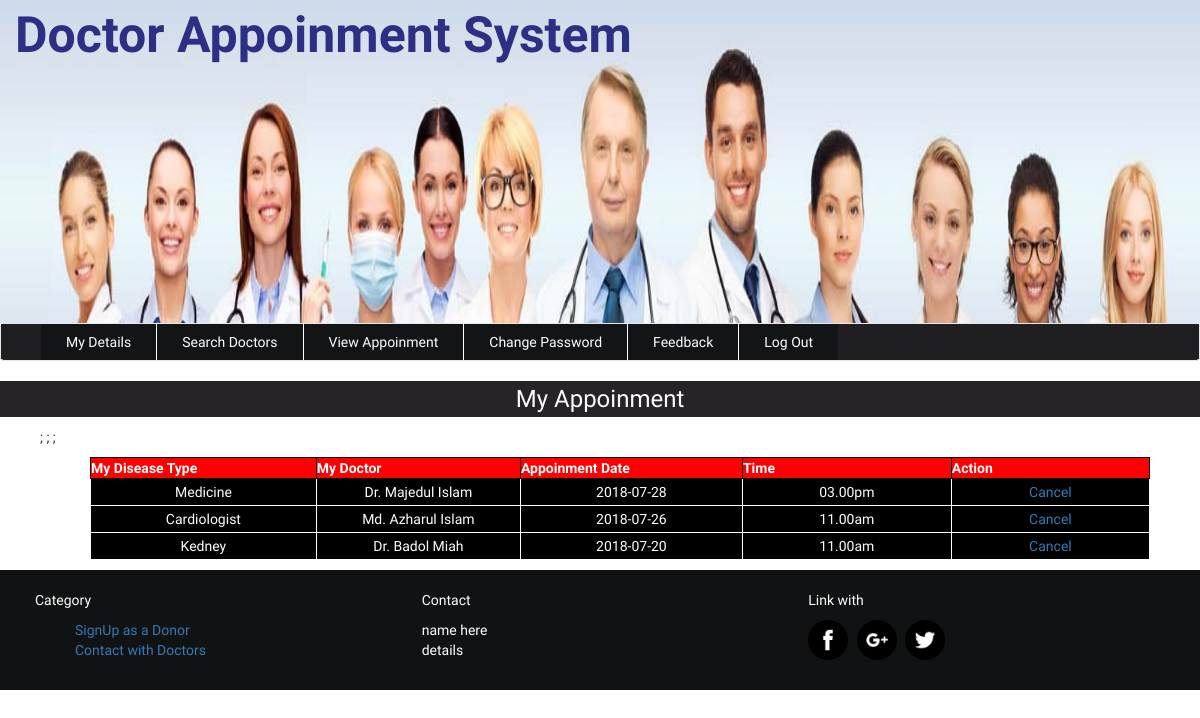
The page /patient/view_booking.php (signed in) on the database its author committed.
### tables this page shows
CREATE TABLE IF NOT EXISTS `booking` (
  `booking_id` int(22) NOT NULL AUTO_INCREMENT,
  `dname` varchar(22) NOT NULL,
  `userid` int(22) NOT NULL,
  `dcontact` varchar(22) NOT NULL,
  `expertise` varchar(22) NOT NULL,
  `fee` varchar(22) NOT NULL,
  `pname` varchar(22) NOT NULL,
  `pcontact` varchar(22) NOT NULL,
  `email` varchar(111) NOT NULL,
  `address` varchar(22) NOT NULL,
  `dates` date NOT NULL,
  `tyme` varchar(22) NOT NULL,
  `payment` varchar(22) NOT NULL,
  PRIMARY KEY (`booking_id`)
);

### patient/view_booking.php (the view, shortened to what this page needs)
<?php include('header.php'); ?>
<?php include('uptomenu.php'); ?>
	<div class="dashboard" style="background-color:#fff;">
		<h3 class="text-center" style="background-color:#272327;color: #fff;padding: 5px;">My Appoinment</h3>
	</div>
			<div class="all_user" style="margin-top:0px; margin-left: 40px;">
				<?php
					include('../config.php');
					$sql = " SELECT * FROM booking WHERE email = '".$_SESSION["email"]."'  ";
					$result = mysqli_query($conn,$sql);
					$count = mysqli_num_rows($result);
					if($count>=1){
						echo "<table border='1' align='center' cellpadding='32'>
							<tr>
								<th>My Disease Type</th>
								<th>My Doctor</th>
								<th>Appoinment Date</th>
								<th>Time</th>
								<th>Action</th>
							</tr>";
						while($row=mysqli_fetch_array($result)){
								echo "<tr>";
								echo "<td>".$row['expertise']."</td>";
								echo "<td>".$row['dname']."</td>";
								echo "<td>".$row['dates']."</td>";
								echo "<td>".$row['tyme']."</td>";
						?>
								<td><a href="cancelBooking.php?dates=<?php echo $row['dates'] ?>">Cancel</a></td>;
						<?php
								echo "</tr>";
						}
						echo "</table>";
					}
					else{
						print "<p align='center'>Sorry, No match found for your search result..!!!</p>";
					}
					?>
			</div>
 <?php include('footer.php'); ?>
	</div>
</body>
</html>

### patient/header.php (shortened to what this page needs)
<!DOCTYPE html>
<html>
<head>
	<link rel="stylesheet" href="css/bootstrap.min.css">
	<link rel="stylesheet" href="style.css">
</head>
<body>

### patient/uptomenu.php
<div class="container-fluid">
		<div class="header_top">
			<span style="font-size:50px;color:#2c2f84;font-weight:bolder;margin-left:15px;">Doctor Appoinment System</span>
		</div>
	<div class="navbar navbar-default nav">
		<nav class="menu">
			<ul>
				<li><a href="myDetails.php">My Details</a></li>
				<li><a href="search_doctor.php">Search Doctors </a></li>
				<li><a href="view_booking.php">View Appoinment</a></li>
				<li><a href="changepwd.php">Change Password</a></li>
				<li><a href="feedback.php">Feedback</a></li>
				<li><a href="logout.php">Log Out</a></li>
			</ul>
		</nav>
	</div>

### patient/footer.php
<footer>
	<div class="col-md-12 fsection">
		<div class="col-md-4" id="contact">
		<p>Category</p>
		<ul>
			<li><a href="#">SignUp as a Donor</a></li>
			<li><a href="#">Contact with Doctors</a></li>
		</ul>
		</div>
		<div class="col-md-4">
			<p>Contact</p>
			<p>name here <br>
				details</p>
		</div>
		<div class="col-md-4 share_img">
		<p>Link with</p>
			<a href=""><img src="img/fb.png" alt=""></a>
			<a href=""><img src="img/feed.png" alt=""></a>
			<a href=""><img src="img/twiter.png" alt=""></a>
		</div>
	</div>
</footer>

### patient/style.css (style rules this page uses)
body { padding: 5px auto; font-family: 'El Messiri', sans-serif; background:url(../img/bg3.jpg) fixed no-repeat; background-size:cover; }
.container-fluid { background-color: white; padding-right:0px; padding-left:0px; margin-right: auto; margin-left: auto; }
.header_top { background:url(img/header_img4.jpg) fixed no-repeat; width: 100%; height:323px; background-size: 100% 80%!important; }
.menu { background-color:#1f1f21!important; width:auto; height:35px }
.nav { min-height:37px!important; }
.navbar-default { background-color:#1f1f21!important; border-color: #e7e7e7; }
.menu ul { margin:0; list-style:none }
.menu ul li { float:left;border-right:1px solid #fff;position:relative; }
.menu ul li:last-child { border-right:0px solid #fff }
.menu ul li a { background:rgba(20, 21, 23, 0.99);display:block;padding:8px 25px;text-decoration:none;color:#fff; }
.fsection { background-color:rgb(17, 18, 19); padding: 20px; color: #fff; }
.share_img img { width:40px; height:40px; margin-right: 5px; }
table { border-collapse: collapse; background-color: khaki; }
table,th,td { border: 1px solid #000;width: 1060px;margin: 10px auto; }
th { background-color: red;color: white; }
td { padding: 3px; text-align: center; background-color: black; color: #fff; border: 1px solid white; }
li { text-decoration: none; list-style: none; color:#fff; }

### rows shown on the page
booking: expertise "Medicine", dname "Dr. Majedul Islam", dates "2018-07-28", tyme "03.00pm"
booking: expertise "Cardiologist", dname "Md. Azharul Islam", dates "2018-07-26", tyme "11.00am"
booking: expertise "Kedney", dname "Dr. Badol Miah", dates "2018-07-20", tyme "11.00am"
